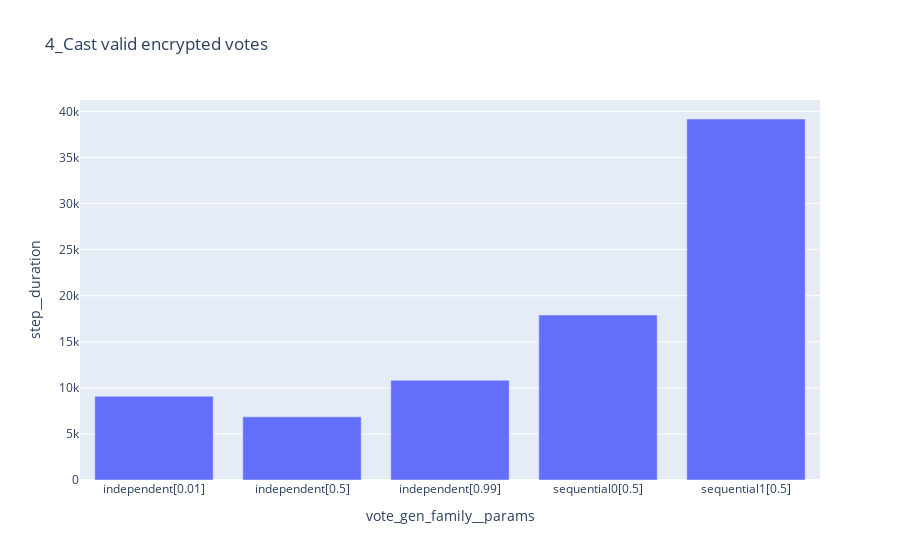
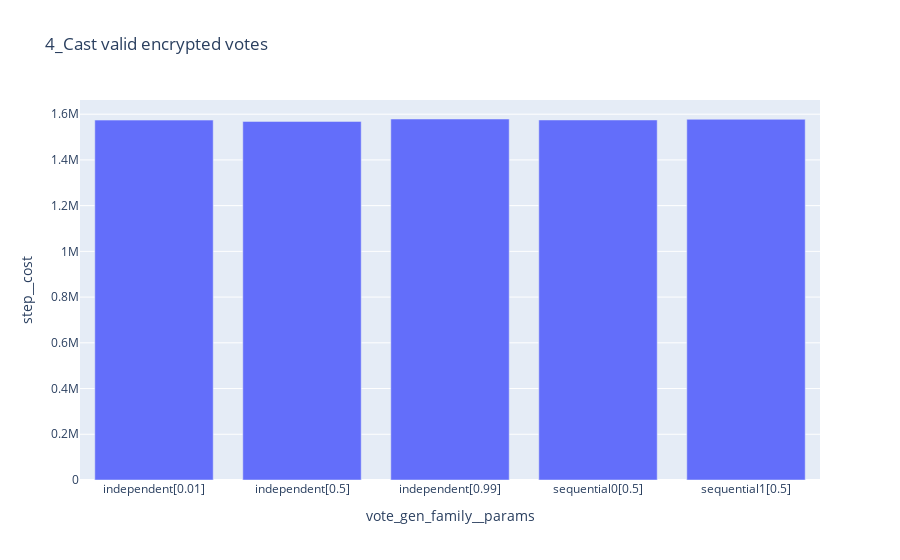
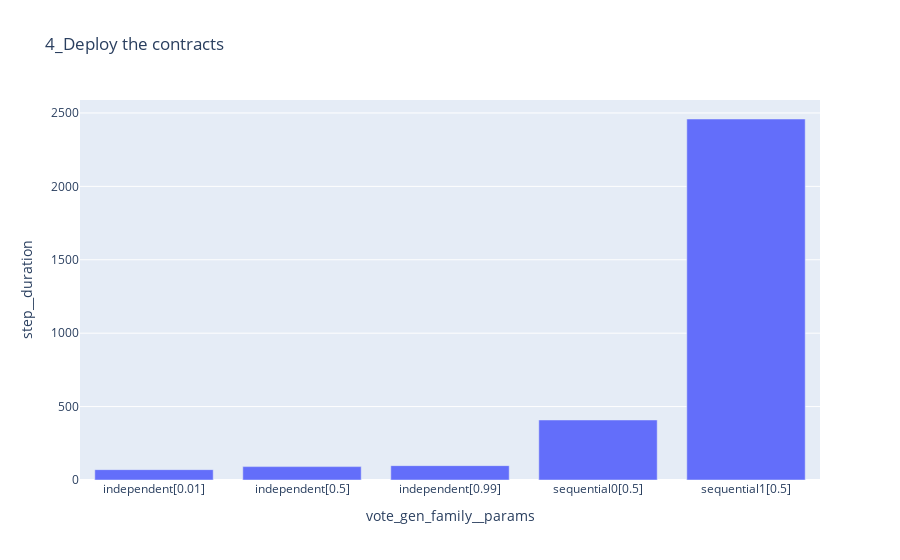
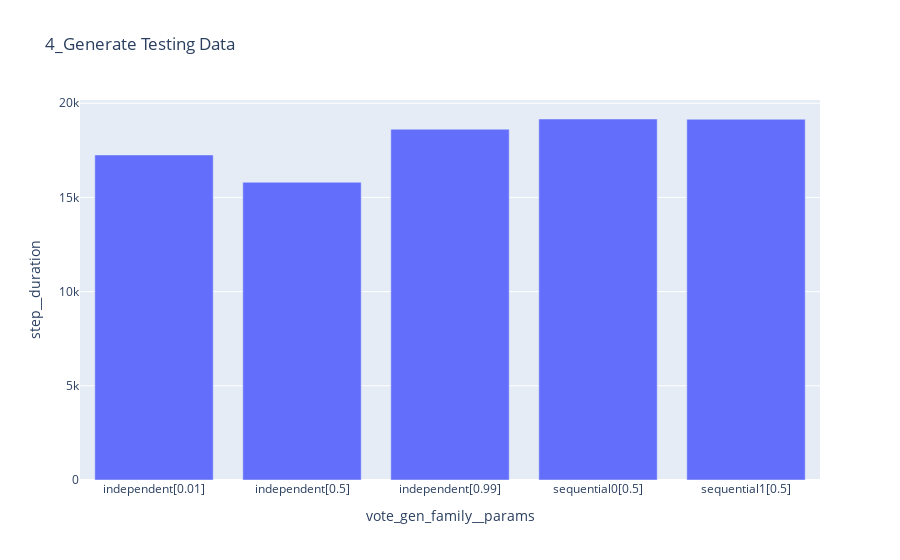

Notebook code for these charts, in order:
### Code cell
for (nVoters, step__name) , df in data_dict['test'].groupby(["n_voters","step__name"], as_index = False):
    for y in ["step__duration","step__cost"]:
        if not df[y].isna().all():
            df_temp = df[[y,'vote_gen_family__params']].groupby("vote_gen_family__params", as_index=False).mean()
            fig = px.bar(df_temp, x = 'vote_gen_family__params', y = y, title = f"{nVoters}_{step__name}")
            fig.show()

### Figure 1 — Plotly figure (JSON) as saved in the notebook; plotly's stock layout.template omitted (floating-point values rounded to 4 significant figures)
{"data": [{"alignmentgroup": "True", "hovertemplate": "vote_gen_family__params=%{x}<br>step__duration=%{y}<extra></extra>", "legendgroup": "", "marker": {"color": "#636efa", "pattern": {"shape": ""}}, "name": "", "offsetgroup": "", "orientation": "v", "showlegend": false, "textposition": "auto", "type": "bar", "x": ["independent[0.01]", "independent[0.5]", "independent[0.99]", "sequential0[0.5]", "sequential1[0.5]"], "xaxis": "x", "y": [9097.0, 6850, 10830.0, 17900.0, 39170.0], "yaxis": "y"}], "layout": {"barmode": "relative", "legend": {"tracegroupgap": 0}, "title": {"text": "4_Cast valid encrypted votes"}, "xaxis": {"anchor": "y", "domain": [0, 1], "title": {"text": "vote_gen_family__params"}}, "yaxis": {"anchor": "x", "domain": [0, 1], "title": {"text": "step__duration"}}}}

### Figure 2 — Plotly figure (JSON) as saved in the notebook; plotly's stock layout.template omitted (floating-point values rounded to 4 significant figures)
{"data": [{"alignmentgroup": "True", "hovertemplate": "vote_gen_family__params=%{x}<br>step__cost=%{y}<extra></extra>", "legendgroup": "", "marker": {"color": "#636efa", "pattern": {"shape": ""}}, "name": "", "offsetgroup": "", "orientation": "v", "showlegend": false, "textposition": "auto", "type": "bar", "x": ["independent[0.01]", "independent[0.5]", "independent[0.99]", "sequential0[0.5]", "sequential1[0.5]"], "xaxis": "x", "y": [1574000.0, 1568000.0, 1578959, 1575000.0, 1577590], "yaxis": "y"}], "layout": {"barmode": "relative", "legend": {"tracegroupgap": 0}, "title": {"text": "4_Cast valid encrypted votes"}, "xaxis": {"anchor": "y", "domain": [0, 1], "title": {"text": "vote_gen_family__params"}}, "yaxis": {"anchor": "x", "domain": [0, 1], "title": {"text": "step__cost"}}}}

### Figure 3 — Plotly figure (JSON) as saved in the notebook; plotly's stock layout.template omitted (floating-point values rounded to 4 significant figures)
{"data": [{"alignmentgroup": "True", "hovertemplate": "vote_gen_family__params=%{x}<br>step__duration=%{y}<extra></extra>", "legendgroup": "", "marker": {"color": "#636efa", "pattern": {"shape": ""}}, "name": "", "offsetgroup": "", "orientation": "v", "showlegend": false, "textposition": "auto", "type": "bar", "x": ["independent[0.01]", "independent[0.5]", "independent[0.99]", "sequential0[0.5]", "sequential1[0.5]"], "xaxis": "x", "y": [70.6, 91.1, 97.9, 408.8, 2459.0], "yaxis": "y"}], "layout": {"barmode": "relative", "legend": {"tracegroupgap": 0}, "title": {"text": "4_Deploy the contracts"}, "xaxis": {"anchor": "y", "domain": [0, 1], "title": {"text": "vote_gen_family__params"}}, "yaxis": {"anchor": "x", "domain": [0, 1], "title": {"text": "step__duration"}}}}

### Figure 4 — Plotly figure (JSON) as saved in the notebook; plotly's stock layout.template omitted (floating-point values rounded to 4 significant figures)
{"data": [{"alignmentgroup": "True", "hovertemplate": "vote_gen_family__params=%{x}<br>step__duration=%{y}<extra></extra>", "legendgroup": "", "marker": {"color": "#636efa", "pattern": {"shape": ""}}, "name": "", "offsetgroup": "", "orientation": "v", "showlegend": false, "textposition": "auto", "type": "bar", "x": ["independent[0.01]", "independent[0.5]", "independent[0.99]", "sequential0[0.5]", "sequential1[0.5]"], "xaxis": "x", "y": [17260.0, 15810.0, 18620.0, 19160.0, 19150.0], "yaxis": "y"}], "layout": {"barmode": "relative", "legend": {"tracegroupgap": 0}, "title": {"text": "4_Generate Testing Data"}, "xaxis": {"anchor": "y", "domain": [0, 1], "title": {"text": "vote_gen_family__params"}}, "yaxis": {"anchor": "x", "domain": [0, 1], "title": {"text": "step__duration"}}}}
